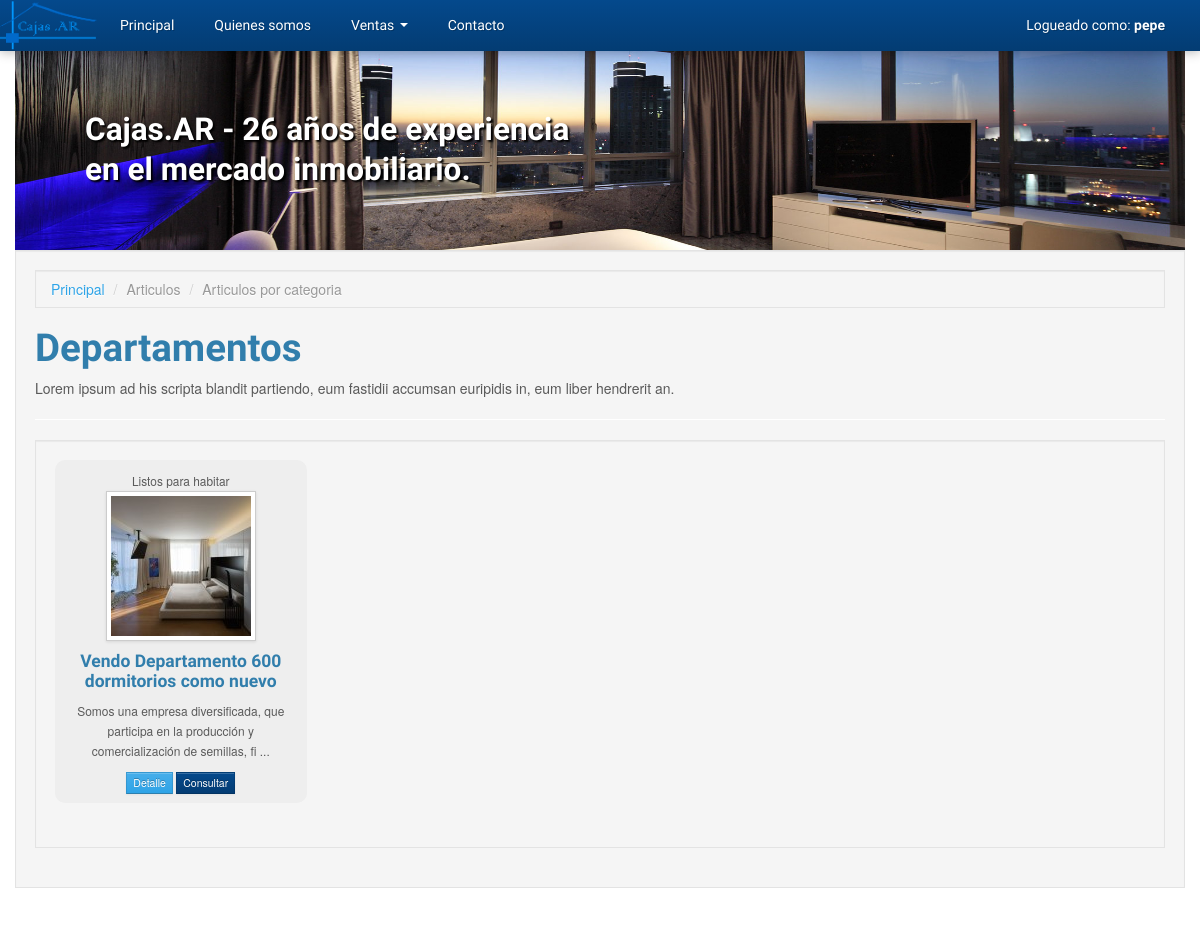
Page /index.php?page=articles-by-category&id=1 (signed in) on the committed database.
### tables this page shows
CREATE TABLE IF NOT EXISTS `article_categories` (
  `id_article_category` int(8) NOT NULL AUTO_INCREMENT,
  `name` varchar(32) NOT NULL,
  PRIMARY KEY (`id_article_category`)
);

CREATE TABLE IF NOT EXISTS `articles` (
  `id_article` int(8) NOT NULL AUTO_INCREMENT,
  `id_article_category` int(2) NOT NULL,
  `id_article_type` int(2) NOT NULL,
  `id_author` int(2) NOT NULL,
  `title` varchar(128) NOT NULL,
  `description` text,
  `location` varchar(128) DEFAULT NULL,
  `address` varchar(64) DEFAULT NULL,
  `price` float DEFAULT NULL,
  PRIMARY KEY (`id_article`),
  KEY `id_article_category` (`id_article_category`),
  KEY `id_article_type` (`id_article_type`),
  KEY `id_author` (`id_author`)
);

CREATE TABLE IF NOT EXISTS `article_types` (
  `id_article_type` int(8) NOT NULL AUTO_INCREMENT,
  `name` varchar(64) NOT NULL,
  PRIMARY KEY (`id_article_type`)
);

### includes/mysqldb.php (called while the page is built, shortened)
<?php
class MySQLConnection
{
    private $_dbLink, $_queryResponse;
    public function connect($user, $pass, $host, $database)
    {
        $this->_dbLink = mysqli_connect($host, $user, $pass);
        mysqli_select_db($this->_dbLink, $database);
    }
    public function query($query)
    {
        $this->_queryResponse = mysqli_query($this->_dbLink, $query);
        return $this;
    }
    public function getResults()
    {
        $this->lastResult = array();
        if ($this->_queryResponse && !is_bool($this->_queryResponse)) {
            while ($response = mysqli_fetch_object($this->_queryResponse)) {
                $this->lastResult[] = $response;
            }
        }
        return $this->lastResult;
    }
    public function getOne()
    {
        $this->lastResult = null;
        if ($this->_queryResponse && !is_bool($this->_queryResponse)) {
            $this->lastResult = mysqli_fetch_object($this->_queryResponse);
        }
        return $this->lastResult;
    }
}

### includes/autoload.php (called while the page is built, shortened)
<?php
require_once dirname(__FILE__) . '/application.php';
require_once dirname(__FILE__) . '/mysqldb.php';
require_once dirname(__FILE__) . '/inputdata.php';
$app = new Application(
    new MySQLConnection(MYSQL_USER, MYSQL_PASS, MYSQL_HOST, MYSQL_DATABASE),
    new InputData()
);

### includes/application.php (called while the page is built, shortened)
<?php
class Application
{
    protected $db;
    public function __construct(MySQLConnection $db, InputData $io)
    {
        $this->db = $db;
        $this->io = $io;
    }
    public function getArticleCategory($categoryId)
    {
        $categoryId = (int) $categoryId;
        $queryString = ""
            . "SELECT * FROM article_categories "
            . "WHERE article_categories.id_article_category = '{$categoryId}' "
            . "LIMIT 1";
        return $this->db->query($queryString)->getOne();
    }
    public function getArticlesByCategory($categoryId, $limit = 4, $except = null)
    {
        $categoryId = (int) $categoryId;
        $limit = (int) $limit;
        $except = (int) $except;
        $queryString = ""
            . "SELECT articles.*, "
                . "users.username, "
                . "article_types.name AS article_type, "
                . "article_categories.name AS article_category "
            . "FROM articles "
                . "INNER JOIN article_categories ON articles.id_article_category = article_categories.id_article_category "
                . "INNER JOIN article_types ON articles.id_article_type = article_types.id_article_type "
                . "INNER JOIN users ON articles.id_author = users.id_user "
            . "WHERE articles.id_article_category='{$categoryId}' AND articles.id_article != '{$except}' "
            . "ORDER BY articles.id_article_type, articles.id_article DESC LIMIT {$limit}";
        return $this->db->query($queryString)->getResults();
    }
    public function getImageByCategory($categoryId)
    {
        $images = array(
            '1' => 'assets/images/depto-mini.jpg',
            '2' => 'assets/images/parking-mini.jpg',
            '3' => 'assets/images/piso-mini.jpg',
            '4' => 'assets/images/local-mini.jpg',
        );
        return isset($images[$categoryId]) ? $images[$categoryId] : '';
    }
}

### includes/inputdata.php (called while the page is built, shortened)
<?php
class InputData
{
    private $_request, $_response, $_query, $_post, $_server, $_cookies;
    public function __construct()
    {
        $this->_query    = &$_GET;
    }
    public function getQuery($param = null, $default = null)
    {
        if ($param) {
            return isset($this->_query[$param]) ?
                $this->_query[$param] : $default;
        }
        return $this->_query;
    }
}

### includes/templates/content_articles_by_category.php (the view)
<?php
$categoryId = $app->io->getQuery('id');
$category = $app->getArticleCategory($categoryId);
$articles = $app->getArticlesByCategory($categoryId, 100);
?>
<div class="container ">
    <div class="well">
        <ul class="breadcrumb well">
            <li><a href="index.php?page=home">Principal</a> <span class="divider">/</span></li>
            <li class="active">Articulos <span class="divider">/</span></li>
            <li class="active">Articulos por categoria</li>
        </ul>
        <?php if (! $category) { ?>
            <h2>La categoria no existe</h2>
        <?php } else { ?>
            <h1><?php echo $category->name; ?></h1>
            <p>Lorem ipsum ad his scripta blandit partiendo, eum fastidii accumsan euripidis in, eum liber hendrerit an.</p>
            <hr />
            <div class="well">
                  <div class="row-fluid" >
                    <?php foreach($articles as $article) { ?>
                        <div class="span3 articulo">
                            <div><small><?php echo $article->article_type; ?></small></div>
                            <div><img class="img-polaroid" src="<?php echo $app->getImageByCategory($categoryId); ?>" /></div>
                            <h4><?php echo $article->title; ?></h4>
                            <p><?php echo substr($article->description, 0, 100); ?> ...</p>
                            <p>
                                <a class="btn btn-mini btn-primary" href="index.php?page=item&id=<?php echo $article->id_article; ?>">Detalle</a>
                                <a class="btn btn-mini btn-inverse" href="index.php?page=purchase&id=<?php echo $article->id_article; ?>">Consultar</a>
                            </p>
                        </div>
                    <?php } ?>
                </div>
            </div>
        <?php } ?>
	</div>
</div>

### assets/css/nuestro.css (style rules this page uses)
.input-prepend .add-on, .input-append .add-on, .btn, .modal, .dropdown-menu, .alert, .thumbnail, .well, input, select, textarea, .bootstrap-tagsinput { border-radius: 0px!important; }
.articulo { margin:auto; padding:10px; margin-bottom:25px; text-align:center; height:343px; overflow:hidden; background:#eee; border-radius: 10px; }
.articulo p { font-size:12px; }

### rows in the picture
article_categories: name "Departamentos"
articles: id_article_type.name "Listos para habitar", title "Vendo Departamento 600 dormitorios como nuevo", description "Somos una empresa diversificada, que participa en la producción y comercialización de semillas, fi"

### other values in the picture
$app->io->getSession('username') "pepe"
